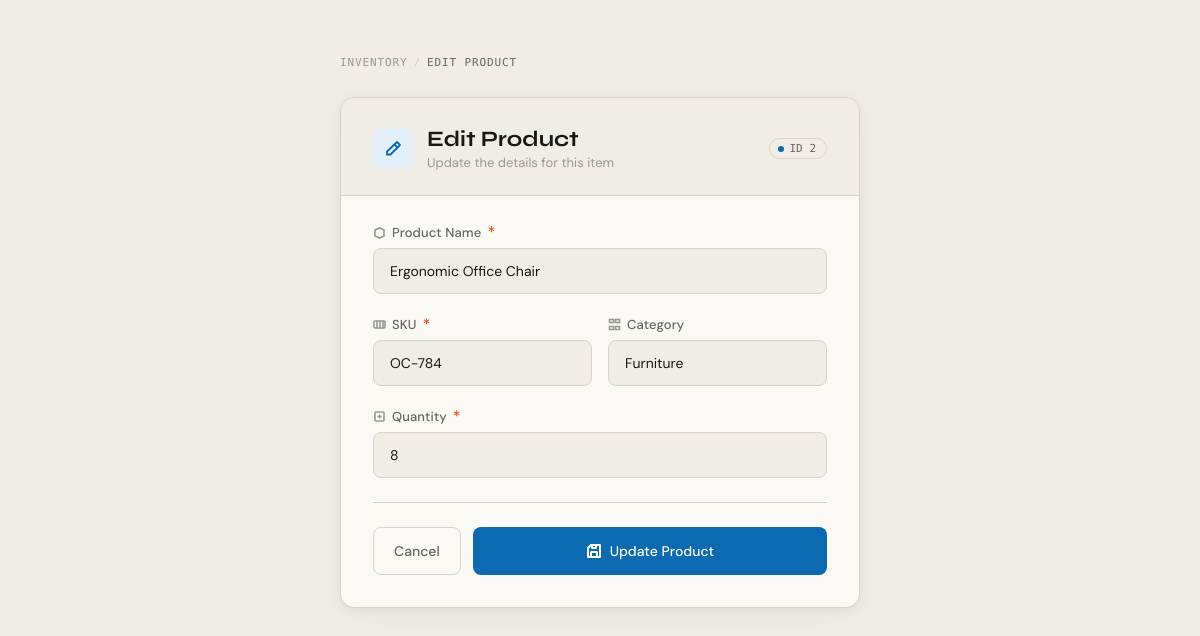
The page /inventory/edit/2 on the database its author committed.
### tables this page shows
CREATE TABLE products (
    id INT AUTO_INCREMENT PRIMARY KEY,
    product_name VARCHAR(255) NOT NULL,
    sku VARCHAR(100) NOT NULL,
    category VARCHAR(100),
    quantity INT NOT NULL,
    created_at TIMESTAMP DEFAULT CURRENT_TIMESTAMP
);

### core/View/Engine.php (called while the page is built, shortened)
<?php
class Engine
{
    public static function render(
        string $view,
        array $data = []
    )
    {
        extract($data);
        require "../app/Views/{$view}.php";
    }
}

### app/Controllers/InventoryController.php (called while the page is built, shortened)
<?php
class InventoryController
{
    private ProductRepositoryInterface $products;
    public function __construct(
        ProductRepositoryInterface $products
    )
    {
        $this->products = $products;
    }
    public function edit(int $id)
    {
        Engine::render(
            'inventory/edit',
            [
                'product' =>
                    $this->products->find($id)
            ]
        );
    }
}

### core/Http/Dispatcher.php (called while the page is built, shortened)
<?php
class Dispatcher
{
    private Container $container;
    public function __construct()
    {
        $this->container = new Container();
        $this->container->bind(
            ProductRepositoryInterface::class,
            ProductRepo::class
        );
    }
    public function dispatch(
        array $action,
        array $params = []
    )
    {
        [$controller, $method] = $action;
        $instance = $this->container->resolve(
            $controller
        );
        $reflection = new ReflectionMethod(
            $instance,
            $method
        );
        $dependencies = [];
        $routeParams = $params;
        foreach (
            $reflection->getParameters()
            as $parameter
        ) {
            $type = $parameter->getType();
            if (
                $type &&
                $type->isBuiltin()
            ) {
                $dependencies[] =
                    array_shift($routeParams);
                continue;
            }
        }
        return $reflection->invokeArgs(
            $instance,
            $dependencies
        );
    }
}

### public/index.php (called while the page is built, shortened)
<?php
$router = new Router();
$router->dispatch(
    $_SERVER['REQUEST_URI'],
    $_SERVER['REQUEST_METHOD']
);

### core/Repositories/ProductRepo.php (called while the page is built, shortened)
<?php
class ProductRepo implements ProductRepositoryInterface
{
    private PDO $db;
    public function __construct()
    {
        $this->db = Connection::connect();
    }
    public function find(int $id): array|null
    {
        $stmt = $this->db->prepare(
            "SELECT * FROM products WHERE id = ?"
        );
        $stmt->execute([$id]);
        return $stmt->fetch(PDO::FETCH_ASSOC);
    }
}

### config/database.php (called while the page is built)
<?php
return [
    'host' => 'localhost',
    'dbname' => 'warehouse_db',
    'username' => 'root',
    'password' => 'izx2qq9m13371420'
];
?>

### core/Database/Connection.php (called while the page is built, shortened)
<?php
class Connection
{
    public static function connect(): PDO
    {
        $config = require __DIR__ . "/../../config/database.php";
        $driver = new MySQLDriver();
        return $driver->connect($config);
    }
}
?>

### core/Database/Drivers/MYSQLDriver.php (called while the page is built, shortened)
<?php
class MySQLDriver implements DatabaseDriver
{
    public function connect(array $config): PDO
    {
        return new PDO(
            "mysql:host={$config['host']};dbname={$config['dbname']}",
            $config['username'],
            $config['password']
        );
    }
}
?>

### app/Views/inventory/edit.php (the view, shortened to what this page needs)
<!DOCTYPE html>
<html lang="en">
<head>
</head>
<body>
<div class="page">
    <div class="form-wrapper">
        <nav class="breadcrumb">
            <a href="/inventory">Inventory</a>
            <span class="breadcrumb-sep">/</span>
            <span class="breadcrumb-current">Edit Product</span>
        </nav>
        <div class="form-card">
            <div class="form-card-header">
                <div class="form-card-icon">
                    <svg viewBox="0 0 20 20" fill="none" stroke="currentColor" stroke-width="1.8" stroke-linecap="round" stroke-linejoin="round">
                        <path d="M14 3l3 3-9.5 9.5H4v-3L14 3z"/>
                        <line x1="11.5" y1="5.5" x2="14.5" y2="8.5"/>
                    </svg>
                </div>
                <div>
                    <h1 class="form-card-title">Edit Product</h1>
                    <p class="form-card-subtitle">Update the details for this item</p>
                </div>
                <div class="product-id-badge">
                    <span class="dot"></span>
                    ID <?= $product['id']; ?>
                </div>
            </div>
            <div class="form-body">
                <form method="POST" action="/inventory/update/<?= $product['id']; ?>">
                    <div class="input-group">
                        <label for="product_name">
                            <svg viewBox="0 0 13 13" fill="none" stroke="currentColor" stroke-width="1.6" stroke-linecap="round">
                                <path d="M2 10V4l4.5-2L11 4v6l-4.5 2L2 10z"/>
                            </svg>
                            Product Name <span class="req">*</span>
                        </label>
                        <input type="text"
                               id="product_name"
                               name="product_name"
                               value="<?= $product['product_name']; ?>">
                    </div>
                    <div class="input-row">
                        <div class="input-group">
                            <label for="sku">
                                <svg viewBox="0 0 13 13" fill="none" stroke="currentColor" stroke-width="1.6" stroke-linecap="round">
                                    <rect x="1" y="3" width="11" height="7" rx="1"/>
                                    <line x1="4" y1="3" x2="4" y2="10"/>
                                    <line x1="7" y1="3" x2="7" y2="10"/>
                                    <line x1="10" y1="3" x2="10" y2="10"/>
                                </svg>
                                SKU <span class="req">*</span>
                            </label>
                            <input type="text"
                                   id="sku"
                                   name="sku"
                                   value="<?= $product['sku']; ?>">
                        </div>
                        <div class="input-group">
                            <label for="category">
                                <svg viewBox="0 0 13 13" fill="none" stroke="currentColor" stroke-width="1.6" stroke-linecap="round">
                                    <path d="M1.5 4.5h4v-3h-4v3zM7.5 4.5h4v-3h-4v3zM1.5 11.5h4v-3h-4v3zM7.5 11.5h4v-3h-4v3z"/>
                                </svg>
                                Category
                            </label>
                            <input type="text"
                                   id="category"
                                   name="category"
                                   value="<?= $product['category']; ?>">
                        </div>
                    </div>
                    <div class="input-group">
                        <label for="quantity">
                            <svg viewBox="0 0 13 13" fill="none" stroke="currentColor" stroke-width="1.6" stroke-linecap="round">
                                <rect x="2" y="2" width="9" height="9" rx="1"/>
                                <line x1="6.5" y1="5" x2="6.5" y2="8"/>
                                <line x1="5" y1="6.5" x2="8" y2="6.5"/>
                            </svg>
                            Quantity <span class="req">*</span>
                        </label>
                        <input type="number"
                               id="quantity"
                               name="quantity"
                               min="0"
                               value="<?= $product['quantity']; ?>">
                    </div>
                    <hr class="divider">
                    <div class="form-actions">
                        <a href="/inventory" class="btn-secondary">Cancel</a>
                        <button type="submit" class="btn-primary">
                            <svg viewBox="0 0 16 16" fill="none" stroke="currentColor" stroke-width="2" stroke-linecap="round" stroke-linejoin="round">
                                <path d="M13 2H5L2 5v9h12V2z"/>
                                <rect x="5" y="9" width="6" height="5" rx="0.5"/>
                                <rect x="6" y="2" width="4" height="3" rx="0.5"/>
                            </svg>
                            Update Product
                        </button>
                    </div>
                </form>
            </div>
        </div>
    </div>
</div>
</body>
</html>

### core/Http/Router.php (shortened to what this page needs)
<?php
class Router
{
    private array $routes = [];
    public function get($uri, $action)
    {
        $this->routes['GET'][] = [
            'uri' => $uri,
            'action' => $action
        ];
    }
    public function post($uri, $action)
    {
        $this->routes['POST'][] = [
            'uri' => $uri,
            'action' => $action
        ];
    }
    public function dispatch($uri, $method)
    {
        $uri = parse_url($uri, PHP_URL_PATH);
        $routes = $this->routes[$method] ?? [];
        foreach ($routes as $route) {
            $pattern = preg_replace(
                '#\{[a-zA-Z_]+\}#',
                '([0-9]+)',
                $route['uri']
            );
            $pattern = "#^" . $pattern . "$#";
            if (preg_match($pattern, $uri, $matches)) {
                array_shift($matches);
                $dispatcher = new Dispatcher();
                return $dispatcher->dispatch(
                    $route['action'],
                    $matches
                );
            }
        }
        die("Route not found");
    }
}

### app/Views/inventory/edit.php (style rules this page uses)
:root { --bg: #f0ede6; --surface: #faf9f6; --border: #d8d3c8; --border-focus: #0b6ab0; --text-primary: #1a1816; --text-secondary: #6b6560; --text-muted: #9c9690; --accent: #2a2420; --orange: #e2501a; --sky: #0b6ab0; --sky-light: #e3f0fa; --sky-hover: #084f85; }
* { margin: 0; padding: 0; box-sizing: border-box; }
body { background: var(--bg); font-family: 'DM Sans', sans-serif; color: var(--text-primary); min-height: 100vh; }
.page { min-height: calc(100vh - 56px); display: flex; align-items: flex-start; justify-content: center; padding: 56px 24px; }
.form-wrapper { width: 100%; max-width: 520px; }
.breadcrumb { display: flex; align-items: center; gap: 6px; margin-bottom: 28px; font-family: 'DM Mono', monospace; font-size: 11px; letter-spacing: 0.08em; text-transform: uppercase; color: var(--text-muted); }
.breadcrumb a { color: var(--text-muted); text-decoration: none; }
.breadcrumb-sep { opacity: 0.4; }
.breadcrumb-current { color: var(--text-secondary); }
.form-card { background: var(--surface); border: 1px solid var(--border); border-radius: 14px; overflow: hidden; box-shadow: 0 2px 8px rgba(0,0,0,0.05), 0 8px 32px rgba(0,0,0,0.04); }
.form-card-header { padding: 28px 32px 24px; border-bottom: 1px solid var(--border); background: var(--bg); display: flex; align-items: center; gap: 14px; }
.form-card-icon { width: 40px; height: 40px; border-radius: 8px; background: var(--sky-light); display: flex; align-items: center; justify-content: center; flex-shrink: 0; }
.form-card-icon svg { width: 20px; height: 20px; color: var(--sky); }
.form-card-title { font-family: 'Syne', sans-serif; font-size: 22px; font-weight: 700; color: var(--text-primary); }
.form-card-subtitle { font-size: 13px; color: var(--text-muted); margin-top: 2px; }
.product-id-badge { display: inline-flex; align-items: center; gap: 6px; background: var(--bg); border: 1px solid var(--border); border-radius: 20px; padding: 3px 10px 3px 8px; font-family: 'DM Mono', monospace; font-size: 11px; color: var(--text-secondary); margin-left: auto; }
.product-id-badge span.dot { width: 6px; height: 6px; border-radius: 50%; background: var(--sky); display: inline-block; }
.form-body { padding: 28px 32px 32px; }
.input-group { margin-bottom: 22px; }
label { display: flex; align-items: center; gap: 6px; margin-bottom: 7px; font-size: 13px; font-weight: 500; color: var(--text-secondary); letter-spacing: 0.01em; }
label .req { color: var(--orange); font-size: 16px; line-height: 1; }
label svg { width: 13px; height: 13px; color: var(--text-muted); }
input { width: 100%; padding: 13px 16px; background: var(--bg); border: 1px solid var(--border); border-radius: 8px; font-family: 'DM Sans', sans-serif; font-size: 14px; color: var(--text-primary); transition: border-color 0.2s, box-shadow 0.2s; }
input::placeholder { color: var(--text-muted); font-size: 13px; }
.input-row { display: grid; grid-template-columns: 1fr 1fr; gap: 16px; }
.divider { border: none; border-top: 1px solid var(--border); margin: 24px 0; }
.form-actions { display: flex; gap: 12px; }
.btn-primary { flex: 1; background: var(--sky); color: white; border: none; padding: 14px; border-radius: 8px; font-family: 'DM Sans', sans-serif; font-size: 14px; font-weight: 500; cursor: pointer; transition: background 0.2s, transform 0.1s; display: flex; align-items: center; justify-content: center; gap: 8px; }
.btn-primary svg { width: 16px; height: 16px; }
.btn-secondary { background: transparent; color: var(--text-secondary); border: 1px solid var(--border); padding: 14px 20px; border-radius: 8px; font-family: 'DM Sans', sans-serif; font-size: 14px; font-weight: 500; cursor: pointer; text-decoration: none; display: inline-flex; align-items: center; transition: background 0.15s; }

### rows shown on the page
products: id "2", product_name "Ergonomic Office Chair", sku "OC-784", category "Furniture", quantity "8"
